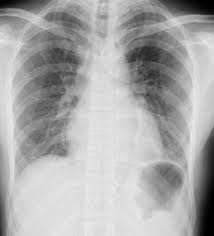
#> input picture 08.Filtros_en_el_dominio_de_la_frecuencia/images/chest.jpg, 214 x 236 px, found by its file name
$ jupyter execute --allow-errors Filtros_en_el_dominio_de_la_frecuencia.ipynb
#> lines starting #> are read from the running program, lines starting #| are printed output that depends on the picture
#> (a cell that did not finish here is left out)

[cell 2]
from PIL import Image
import matplotlib.pyplot as plt
from matplotlib.pyplot import imshow
import numpy as np
from scipy import fft
import time

m = 20
n = 30

A = np.random.rand(m,n)*255

A_Im = Image.fromarray(A)
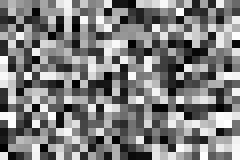
#> A_Im: PIL image 30x20 F (shown 8 times larger); min 0.689, max 254.7, mean 127

F = np.zeros((m,n),dtype = 'complex_');

start = time.time()
for u in range(0,m):
    for v in range(0,n):
        for x in range(0,m):
            for y in range(0,n):
                F[u,v] = F[u,v] + A[x,y]*np.exp(-1j*2*np.pi*((u )*x/m + (v )*y/n))

end = time.time()
print(end - start)
F_Im1 = Image.fromarray(np.absolute(F))
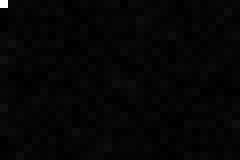
#> F_Im1: PIL image 30x20 F (shown 8 times larger); min 46.45, max 76225, mean 1749.3; drawn with min black and max white

start = time.time()
F = fft.fft2(A)
end = time.time()
print(end - start)
F_Im2 = Image.fromarray(np.absolute(F))

images =[]
fig, axs = plt.subplots(1, 3)
axs[0].set_title('Dominio Espacial')
axs[1].set_title('D. Frecuencia (M1)')
axs[2].set_title('D. Frecuencia (M2)')
axs[0].set_xticks([])
axs[1].set_xticks([])
axs[2].set_xticks([])
axs[0].set_yticks([])
axs[1].set_yticks([])
axs[2].set_yticks([])
images.append(axs[0].imshow(A_Im,cmap = 'gray'))
images.append(axs[1].imshow(F_Im1,cmap = 'gray'))
images.append(axs[2].imshow(F_Im2,cmap = 'gray'))
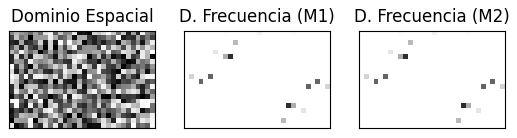
#> figure drawn by matplotlib, 3 panels

#> (a cell that did not finish here is left out)

[cell 4]
from PIL import Image
import matplotlib.pyplot as plt
from matplotlib.pyplot import imshow
import numpy as np
from scipy import fft


A = Image.open('Imagenes 7/chest.jpg')
#> A is the input picture: PIL image 214x236 RGB; min 0, max 237, mean 169.8
A_arr = np.asarray(A).astype('float64')
m,n,r = A_arr.shape
#> m = 236; n = 214; r = 3

F = np.zeros((m,n),dtype = 'complex_')

F = fft.fft2(A_arr[:,:,0])


F = np.clip(np.log(1 + np.absolute(F)), 0, 255)
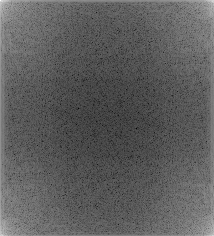
#> F: shape (236, 214) float64; min 0.312, max 15.96, mean 6.11; drawn with min black and max white
F_1 = Image.fromarray(F.astype('uint8'))

F = fft.fftshift(F)
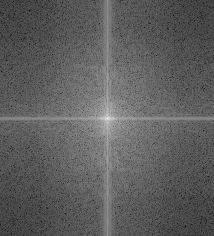
#> F: shape (236, 214) float64; min 0.312, max 15.96, mean 6.11; drawn with min black and max white
F_2 = Image.fromarray(F.astype('uint8'))

images =[]
fig, axs = plt.subplots(1, 3)
axs[0].set_title('Dominio Espacial')
axs[1].set_title('DFT-2D')
axs[2].set_title('DFT-2D-SHIFT')
axs[0].set_xticks([])
axs[1].set_xticks([])
axs[2].set_xticks([])
axs[0].set_yticks([])
axs[1].set_yticks([])
axs[2].set_yticks([])
images.append(axs[0].imshow(A,cmap = 'gray'))
images.append(axs[1].imshow(F_1,cmap = 'gray'))
images.append(axs[2].imshow(F_2,cmap = 'gray'))

#> (a cell that did not finish here is left out)

[cell 6]
from PIL import Image
import matplotlib.pyplot as plt
from matplotlib.pyplot import imshow
import numpy as np
from scipy import fft


A = Image.open('Imagenes 7/edificio_china.jpg')
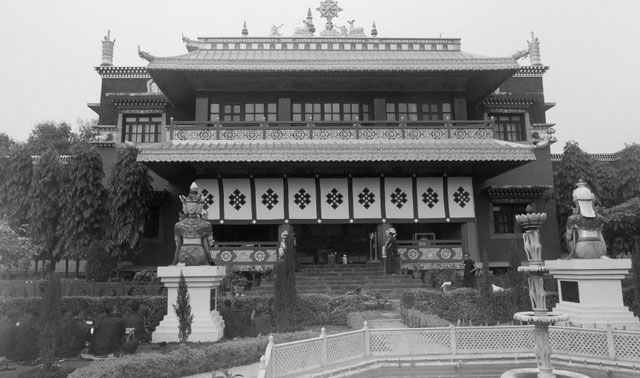
#> input picture 08.Filtros_en_el_dominio_de_la_frecuencia/images/edificio_china.jpg, 640 x 378 px, found by its file name
#> A is the input picture: PIL image 640x378 RGB; min 1, max 254, mean 123.5
A_arr = np.asarray(A).astype('float64')
#> A_arr: shape (378, 640, 3) float64
m,n,r = A_arr.shape
#> m = 378; n = 640

F = np.zeros((m,n),dtype = 'complex_')
D = np.zeros((m,n),dtype = 'complex_')
A_r = np.zeros((m,n),dtype = 'complex_')

F = fft.fft2(A_arr[:,:,0])
F = fft.fftshift(F)
Fshift = np.clip(np.log(1 + np.absolute(F)), 0, 255)
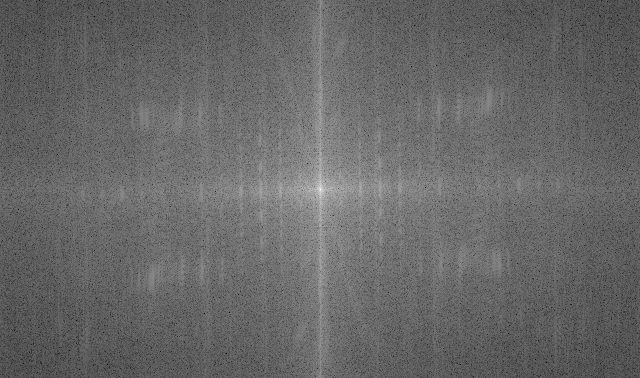
#> Fshift: shape (378, 640) float64; min 1.94, max 17.21, mean 8.15; drawn with min black and max white

F_1 = Image.fromarray(Fshift.astype('uint8'))
#> F_1: PIL image 640x378 L

for x in range(0,m):
    for y in range(0,n):
        D[x,y]=np.sqrt((x+1)**2+(y+1)**2)
D = fft.fftshift(D)
D0 = 50
F_B = np.where(D <= D0, 1, 0)

F_B = F_B + np.flip(F_B)
F_B = F_B + np.flip(F_B,1)

H = F_B*F
H_Im = Image.fromarray(np.clip(np.log(1 + np.absolute(H)), 0, 255).astype('uint8'))
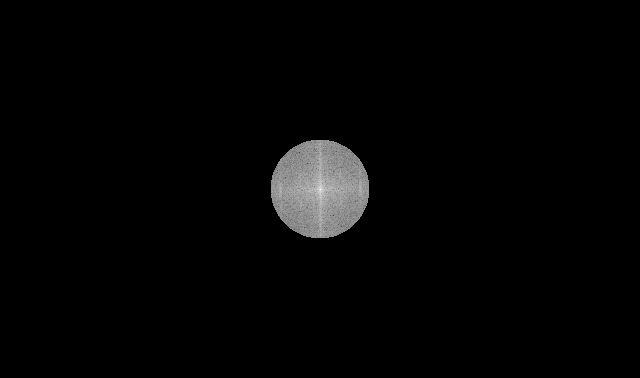
#> H_Im: PIL image 640x378 L; min 0, max 17, mean 0.314; drawn with min black and max white


A_r = fft.ifft2(H)

A_rIm = Image.fromarray(np.clip(np.real(A_r),0,255).astype('uint8'))
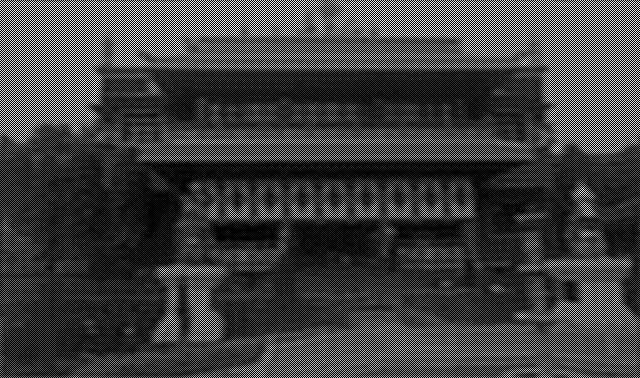
#> A_rIm: PIL image 640x378 L; min 0, max 255, mean 61.5

images =[]
fig, axs = plt.subplots(2, 2)
axs[0][0].set_title('Imagen Original')
axs[0][1].set_title('DFT-2D-SHIFT')
axs[1][0].set_title('Filtro Pasabajas')
axs[1][1].set_title('Imagen Reconstruida')
axs[0][0].set_xticks([])
axs[0][1].set_xticks([])
axs[1][0].set_xticks([])
axs[1][1].set_xticks([])
axs[0][0].set_yticks([])
axs[0][1].set_yticks([])
axs[1][0].set_yticks([])
axs[1][1].set_yticks([])
images.append(axs[0][0].imshow(A,cmap = 'gray'))
images.append(axs[0][1].imshow(F_1,cmap = 'gray'))
images.append(axs[1][0].imshow(H_Im,cmap = 'gray'))
images.append(axs[1][1].imshow(A_rIm,cmap = 'gray'))
